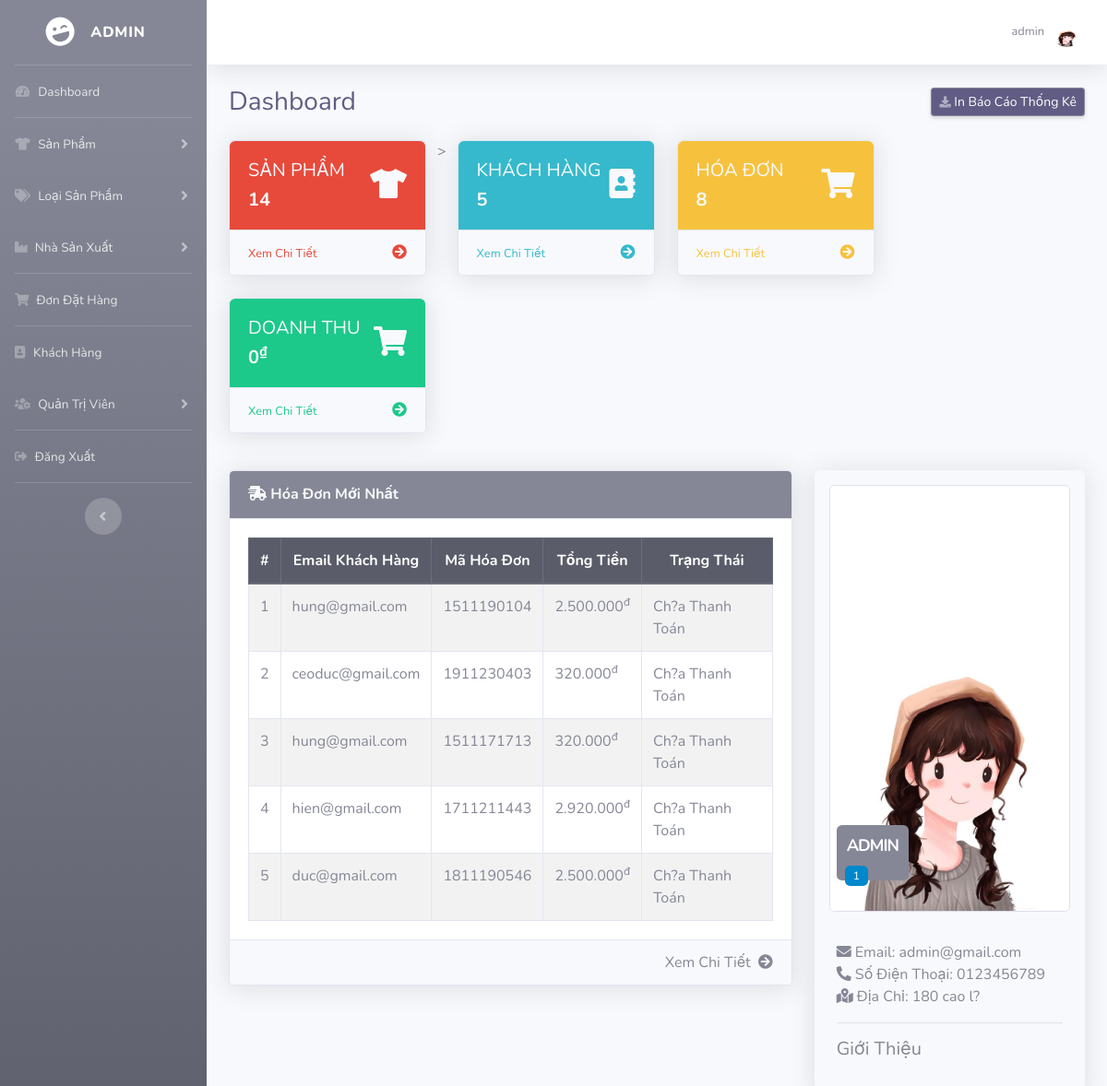
The page /admin/index.php?dashboard (signed in) on the database its author committed.
### tables this page shows
CREATE TABLE IF NOT EXISTS `HOADON` (
  `MA_HD` int NOT NULL AUTO_INCREMENT,
  `MA_KH` int NOT NULL,
  `TONGTIEN` int NOT NULL,
  `TRANGTHAI` text,
  PRIMARY KEY (`MA_HD`)
);

CREATE TABLE IF NOT EXISTS `KH` (
  `MA_KH` int NOT NULL AUTO_INCREMENT,
  `TEN_KH` varchar(50) NOT NULL,
  `EMAIL` varchar(50) NOT NULL,
  `MATKHAU` varchar(255) NOT NULL,
  `DIACHI` varchar(100) DEFAULT NULL,
  `DIENTHOAI` varchar(10) DEFAULT NULL,
  `AVATAR` varchar(500) DEFAULT NULL,
  `TRANGTHAI` varchar(10) DEFAULT NULL,
  PRIMARY KEY (`MA_KH`)
);

### admin/includes/database.php (called while the page is built, shortened)
<?php
    class MyConnect {
        private $conn;
        public function __construct() {
            $this->host = "localhost";
            $this->user = "root";
            $this->passwd = "";
            $this->database = "clothingshop";
            $this->conn = new mysqli($this->host,$this->user,$this->passwd,$this->database);
        }
        public function isConnected() {
            return true;
        }
        public function query($query) {
            if($this->isConnected()) {
                $tableData = mysqli_query($this->conn,$query);
                return $tableData;
            }
        }
    }
?>

### admin/dashboard.php (the view, shortened to what this page needs)
<?php
if(!isset($_SESSION['admin_email'])){
    echo "<script>window.open('login.php','_self')</script>";
}
else {
    $get_products = "select * from SP";
    $run_query = $MyConn->query($get_products);
    $count_products = mysqli_num_rows($run_query);
    $get_bill = "select * from HOADON";
    $run_query = $MyConn->query($get_bill);
    $count_bills = mysqli_num_rows($run_query);
    $get_Income = 0;
    $get_Customer = "select * from KH";
    $run_query = $MyConn->query($get_Customer);
    $count_customers = mysqli_num_rows($run_query);
?>
                    <div class="d-sm-flex align-items-center justify-content-between mb-4">
                        <h1 class="h3 mb-0 " style="color:#615c84">Dashboard</h1>
                        <a href="#" style="background-color:#615c84" class="d-none d-sm-inline-block btn btn-sm btn-secondary shadow-sm"><i
                                class="fas fa-download fa-sm text-white-50" ></i> In Báo Cáo Thống Kê</a>
                    </div>
                    <div class="row">
                        <div class="col-xl-3 col-md-6 mb-4">
                            <div class="card shadow h-100">
                                <div class="card-body btn-danger rounded-top">
                                    <div class="row no-gutters align-items-center">
                                        <div class="col mr-2"  >
                                            <div class="text-xs font-weight-bold text-light text-uppercase mb-1" >
                                                <h5>Sản phẩm</h5></div>
                                            <div class="h5 mb-0 font-weight-bold text-light"> <?php echo $count_products; ?>  </div>
                                        </div>
                                        <div class="col-auto">
                                            <i class="fas fa-tshirt fa-2x text-light"></i>
                                        </div>
                                    </div>
                                </div>
                                <div class="card-footer rounded-bottom">
                                    <span><a href="index.php?view_product" class="card-link small text-danger">Xem Chi Tiết</a></span>
                                    <span class="float-right "><i class="fa fa-arrow-circle-right text-danger"></i></span>
                                </div>
                            </div>
                        </div>                        >
                        <div class="col-xl-3 col-md-6 mb-4">
                            <div class="card shadow h-100">
                                <div class="card-body bg-info rounded-top">
                                    <div class="row no-gutters align-items-center">
                                        <div class="col mr-2">
                                            <div class="text-xs font-weight-bold text-light text-uppercase mb-1">
                                                <h5>Khách Hàng</h5></div>
                                            <div class="h5 mb-0 font-weight-bold text-light"> <?php echo $count_customers; ?> </div>
                                        </div>
                                        <div class="col-auto">
                                            <i class="fas fa-address-book fa-2x text-light"></i>
                                        </div>
                                    </div>
                                </div>
                                <div class="card-footer rounded-bottom">
                                    <span><a href="index.php?view_customer" class="card-link small text-info">Xem Chi Tiết</a></span>
                                    <span class="float-right "><i class="fa fa-arrow-circle-right text-info"></i></span>
                                </div>
                            </div>
                        </div>
                        <div class="col-xl-3 col-md-6 mb-4">
                            <div class="card shadow h-100">
                                <div class="card-body bg-warning rounded-top">
                                    <div class="row no-gutters align-items-center">
                                        <div class="col mr-2">
                                            <div class="text-xs font-weight-bold text-light text-uppercase mb-1">
                                                <h5>HÓA ĐƠN</h5></div>
                                            <div class="h5 mb-0 font-weight-bold text-light"> <?php echo $count_bills; ?> </div>
                                        </div>
                                        <div class="col-auto">
                                            <i class="fas fa-shopping-cart fa-2x text-light"></i>
                                        </div>
                                    </div>
                                </div>
                                <div class="card-footer rounded-bottom">
                                    <span><a href="index.php?view_bill" class="card-link small text-warning">Xem Chi Tiết</a></span>
                                    <span class="float-right "><i class="fa fa-arrow-circle-right text-warning"></i></span>
                                </div>
                            </div>
                        </div>
                        <div class="col-xl-3 col-md-6 mb-4">
                            <div class="card shadow h-100">
                                <div class="card-body bg-success rounded-top">
                                    <div class="row no-gutters align-items-center">
                                        <div class="col mr-2">
                                            <div class="text-xs font-weight-bold text-light text-uppercase mb-1">
                                                <h5>DOANH THU</h5></div>
                                            <div class="h5 mb-0 font-weight-bold text-light"> <?php echo number_format($get_Income,0,",",".")."<sup>₫</sup>" ?> </div>
                                        </div>
                                        <div class="col-auto">
                                            <i class="fas fa-shopping-cart fa-2x text-light"></i>
                                        </div>
                                    </div>
                                </div>
                                <div class="card-footer rounded-bottom">
                                    <span><a href="index.php?view_bill" class="card-link small text-success">Xem Chi Tiết</a></span>
                                    <span class="float-right "><i class="fa fa-arrow-circle-right text-success"></i></span>
                                </div>
                            </div>
                        </div>
                </div>
                <div class="row mt-3">
                    <div class="col-lg-8">
                        <div class="card shadow mb-4">
                            <div class="card-header py-3 bg-secondary">
                                <h6 class="m-0 font-weight-bold text-light">
                                    <i class="fas fa-shipping-fast"></i>   Hóa Đơn Mới Nhất
                                </h6>
                            </div>
                            <div class="card-body ">
                                <div class="table-responsive">
                                    <table class="table table-hover table-bordered table-striped mb-0 table">
                                        <thead class="thead-dark text-center">
                                            <tr>
                                                <th class="text-center">#</th>
                                                <th>Email Khách Hàng</th>
                                                <th>Mã Hóa Đơn</th>
                                                <th>Tổng Tiền</th>
                                                <th>Trạng Thái</th>
                                            </tr>
                                        </thead>
                                        <tbody>
                                            <?php
                                                $i = 1;
                                                $getTopBillQuery = "SELECT EMAIL, MA_HD, HOADON.TRANGTHAI, TONGTIEN FROM HOADON, KH WHERE (KH.MA_KH = HOADON.MA_KH) ORDER BY RAND() LIMIT 5";
                                                $result = $MyConn->query($getTopBillQuery);
                                                while($row = mysqli_fetch_array($result)) {
                                                    $email = $row['EMAIL'];
                                                    $billID = $row['MA_HD'];
                                                    $status = $row['TRANGTHAI'];
                                                    $totalbill = $row['TONGTIEN'];
                                            ?>
                                            <tr>
                                                <td class="text-center"> <?php echo $i++; ?> </td>
                                                <td> <?php echo $email; ?> </td>
                                                <td> <?php echo $billID; ?> </td>
                                                <td> <?php echo number_format($totalbill,0,",","."); ?><sup>đ</sup></td>
                                                <td> <?php echo $status; ?> </td>
                                            </tr>
                                            <?php } ?>
                                        </tbody>
                                    </table>
                                </div>
                            </div>
                            <div class="card-footer">
                                <span class="float-right"><i class="fa fa-arrow-circle-right text-secondary"></i></span>
                                <span class="float-right"><a href="index.php?view_bill" class="card-link text-secondary mr-2"> Xem Chi Tiết</a></span>
                            </div>
                        </div>
                    </div>
                    <div class="col-md-4">
                        <div class="panel shadow mb-4 rounded">
                            <div class="panel-body">
                                <div class="thumb-info mb-md p-3 mb-3">
                                    <img src="<?php echo "admin_images/".$admin_image ?>" class="img-responsive img-thumbnail p-0">
                                    <div class="thumb-info-title ml-4 mb-0 rounded">
                                        <span class="thumb-info-inner"> <?php echo $admin_name; ?> </span>
                                        <span class="thumb-info-type rounded"> <?php echo $admin_pos; ?> </span>
                                    </div>
                                </div>
                                <div class=" mb-md pl-4 ">
                                    <div class="widget-content-expanded mr-4">
                                        <i class="fas fa-envelope"></i><span> Email: </span> <?php echo $admin_email; ?> <br>
                                        <i class="fas fa-phone-alt"></i><span> Số Điện Thoại: </span> <?php echo $admin_contact; ?>  <br>
                                        <i class="fas fa-map-marked-alt"></i><span> Địa Chỉ: </span> <?php echo $admin_address; ?>  <br>
                                    </div>
                                    <hr class="dotted short mr-4">
                                    <h5 class="text-muted ">Giới Thiệu</h5>
                                    <br>
                                </div>
                            </div>
                        </div>
                    </div>
<?php } ?>

### admin/index.php (shortened to what this page needs)
<?php
include("includes/database.php");
if(!isset($_SESSION['admin_email'])){
echo "<script>window.open('login.php','_self')</script>";
}
else {
?>
<?php
$MyConn = new MyConnect();
$admin_session = $_SESSION['admin_email'];
$getAdminQry = "select * from admin where Email='$admin_session'";
$getAdmin = $MyConn->query($getAdminQry);
$row_admin = mysqli_fetch_array($getAdmin);
$admin_name = $row_admin['Name'];
$admin_email = $row_admin['Email'];
$admin_image = $row_admin['Image'];
$admin_address = $row_admin['Address'];
$admin_pos = $row_admin['Position'];
$admin_contact = $row_admin['Contact'];
?>
<!DOCTYPE html>
<html lang="en">
<head>
    <link href="vendor/fontawesome-free/css/all.min.css" rel="stylesheet" type="text/css">
    <link href="css/sb-admin-2.min.css" rel="stylesheet">
    <link href="css/thumb.css" rel="stylesheet">
    <link href="css/style.css" rel="stylesheet">
    <link href="vendor/datatables/dataTables.bootstrap4.min.css" rel="stylesheet">
</head>
<body id="page-top">
    <div id="wrapper">
    <?php include("includes/sidebars.php");  ?>
        <div id="content-wrapper" class="d-flex flex-column">
            <div id="content">
                <nav class="navbar navbar-expand navbar-light bg-white topbar mb-4 static-top shadow">
                    <ul class="navbar-nav ml-auto">
                        <li class="nav-item dropdown no-arrow">
                            <a class="nav-link dropdown-toggle" href="#" id="userDropdown" role="button"
                                data-toggle="dropdown" aria-haspopup="true" aria-expanded="false">
                                <span class="mr-2 d-none d-lg-inline text-gray-600 small"> <?php echo $admin_name ?></span>
                                <img class="img-profile rounded-circle"
                                    src="<?php echo "admin_images/".$admin_image ?>">
                            </a>
                        </li>
                    </ul>
                </nav>
                <div class="container-fluid">
                    <?php
                    if(isset($_GET['dashboard'])) {
                        include("dashboard.php");
                    }
                    ?>
                </div>
            </div>
        </div>
    </div>
</body>
</html>
<?php } ?>

### admin/css/thumb.css (style rules this page uses)
.thumb-info .thumb-info-title { background:#858796; bottom:10%; color:#fff; font-size:18px; font-weight: 700; left: 0; letter-spacing: -1px; padding: 9px 11px 9px; position: absolute; text-transform: uppercase; z-index: 1; }
.thumb-info .thumb-info-inner { display:block; }
.thumb-info .thumb-info-type { background-color: #0088cc; border-radius: 2px; display: inline-block; float:left; font-size:12px; font-weight:400; letter-spacing:0; margin: 8px -2px -15px -2px; padding: 2px 9px; text-transform:none; }
.thumb-info { position: relative; }

### rows shown on the page
hoadon: kh.EMAIL "hung@gmail.com", MA_HD "1511190104", TONGTIEN "2.500.000", TRANGTHAI "Ch?a Thanh Toán"
hoadon: kh.EMAIL "ceoduc@gmail.com", MA_HD "1911230403", TONGTIEN "320.000", TRANGTHAI "Ch?a Thanh Toán"
hoadon: kh.EMAIL "hung@gmail.com", MA_HD "1511171713", TONGTIEN "320.000", TRANGTHAI "Ch?a Thanh Toán"
hoadon: kh.EMAIL "hien@gmail.com", MA_HD "1711211443", TONGTIEN "2.920.000", TRANGTHAI "Ch?a Thanh Toán"
hoadon: kh.EMAIL "duc@gmail.com", MA_HD "1811190546", TONGTIEN "2.500.000", TRANGTHAI "Ch?a Thanh Toán"

### other values the page prints
$admin_name "admin"
$count_products "14"
$count_customers "5"
$count_bills "8"
$get_Income "0"
$admin_name "ADMIN"
$admin_pos "1"
$admin_email "admin@gmail.com"
$admin_contact "0123456789"
$admin_address "180 cao l?"
